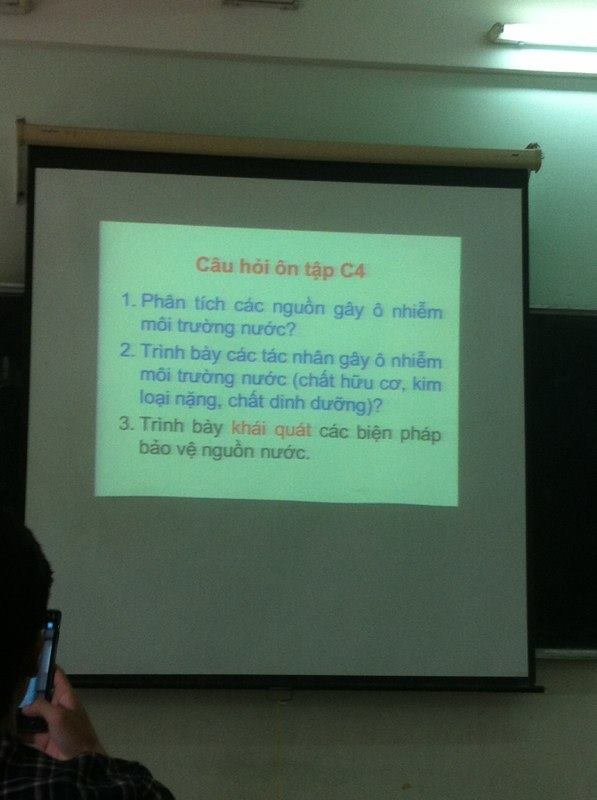
#> input picture images/18554788_955773117898284_84377792_n.jpg, 597 x 800 px
$ python -i draw.py   (imports and definitions only)   (older library calls are emulated)
#> lines starting #> are read from the running program, lines starting #| are printed output that depends on the picture; after the words box and inside, x2 and y2 are one past the last pixel; in counts of white or black regions, pixels touching at a corner belong together
#> further down, picture is the input picture: shape (800, 597, 3); mean B, G, R 83.5, 101, 76.7
import numpy as np
import cv2
import pytesseract
from PIL import Image
import imutils
import math
from matplotlib import pyplot as plt
from simple import simple
from text_recognition import signalToTheEndOfAWord
from scanFixed import scanFromPoint

# #################################### DRAW AND CUTTING WORDS #################################
# [122 lines left out: functions drawPolygons, drawBoxes, not called in this run]


# #################################### FIND THE CENTER OF THE FIGURE #################################
### Tìm điểm trung tâm từ ảnh đã chỉnh thẳng nhưng chưa được cắt
def findCenterOfBlob(img):
   # convert image to grayscale image
    gray_image = cv2.cvtColor(img, cv2.COLOR_BGR2GRAY)
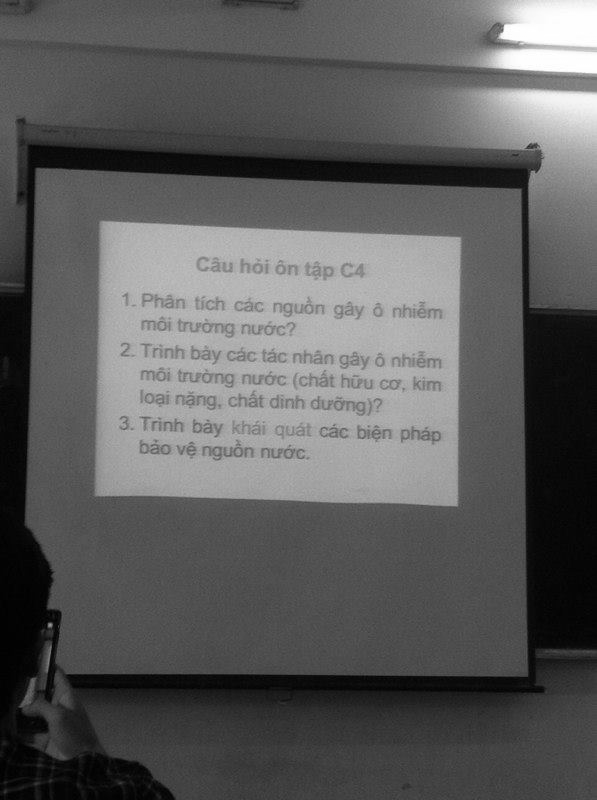
#> gray_image: shape (800, 597); min 0, max 255, mean 91.7

    # convert the grayscale image to binary image
    ret,thresh = cv2.threshold(gray_image,127,255,0)
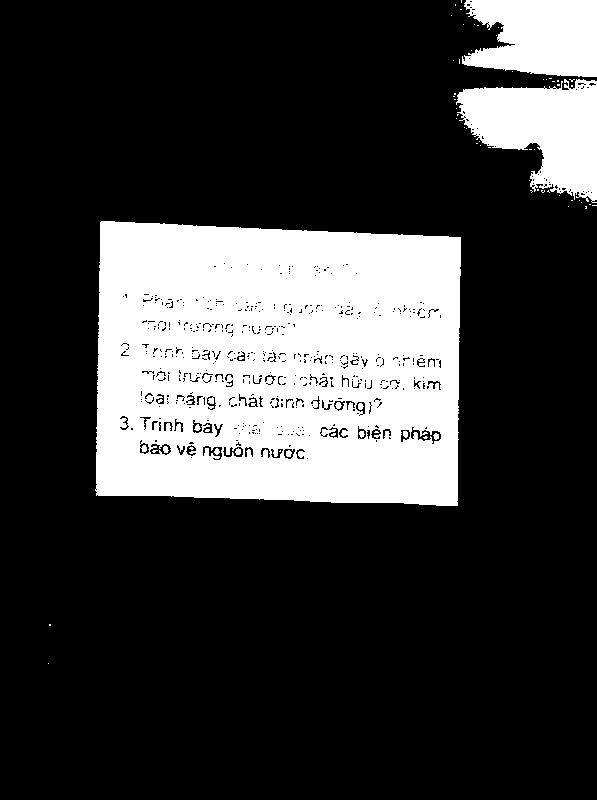
#> thresh: shape (800, 597); 23.7% white; 70 white regions (58 under 20 px), largest, box (x1, y1, x2, y2) and area: (95, 221, 461, 506) 93499, (456, 79, 597, 203) 10582, (462, 0, 597, 77) 8457

    # calculate moments of binary image
    M = cv2.moments(thresh)
#> M = moments, m00 28818825, centre m10/m00, m01/m00 = (322.2, 316.4)

    # calculate x,y coordinate of center
    cX = int(M["m10"] / M["m00"])
#> cX = 322
    cY = int(M["m01"] / M["m00"])
#> cY = 316

    # put text and highlight the center
    # cv2.circle(img, (cX, cY), 5, (0, 0, 255), -1)
    # cv2.putText(img, "centroid", (cX - 25, cY - 25),cv2.FONT_HERSHEY_SIMPLEX, 0.5, (255, 255, 255), 2)
    return cX, cY

# #################################### CROP IMAGE #################################
# [34 lines left out: function cropImage, not called in this run]

# [8 lines of commented-out code are left out]

>>> import cv2
>>> picture = cv2.imread('images/18554788_955773117898284_84377792_n.jpg')
>>> result = findCenterOfBlob(picture)
#> result = (322, 316)

$ run again, on images/74304608_824358427979130_3216751000840830976_n.jpg
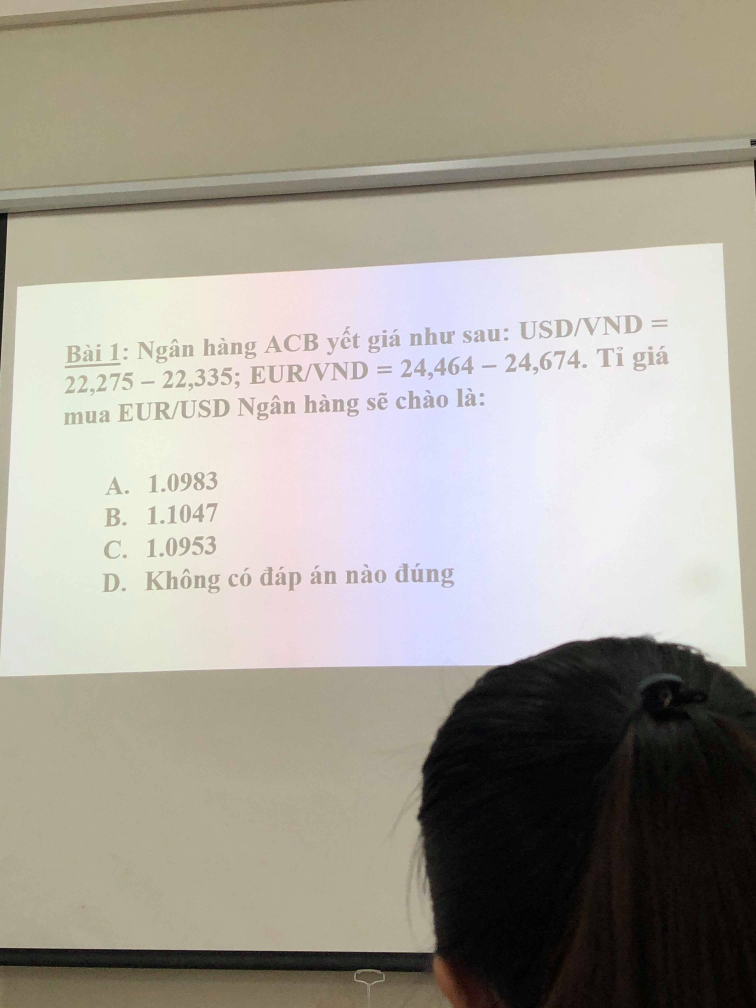
#> input picture images/74304608_824358427979130_3216751000840830976_n.jpg, 3024 x 4032 px (shown at 1/4 size)
#> picture is the input picture: shape (4032, 3024, 3); mean B, G, R 151.8, 161.9, 166.8
#> in findCenterOfBlob, `gray_image = cv2.cvtColor(img, cv2.COLOR_BGR2GRAY)`:
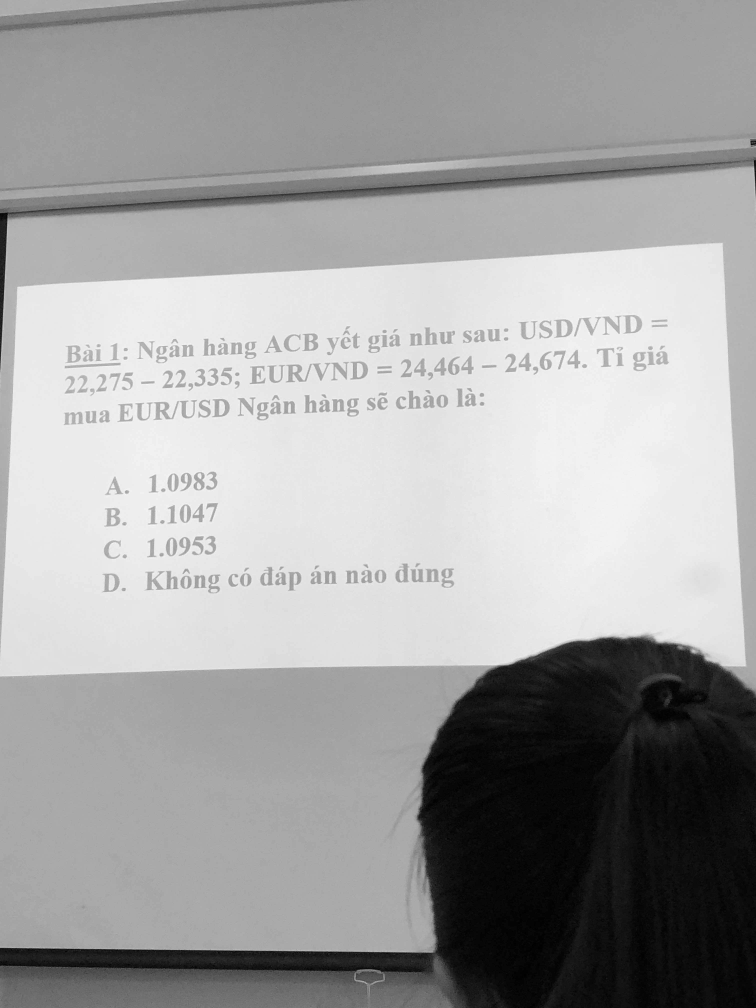
#> gray_image: shape (4032, 3024) (shown at 1/4 size); min 0, max 255, mean 162.2
#> in findCenterOfBlob, `ret,thresh = cv2.threshold(gray_image,127,255,0)`:
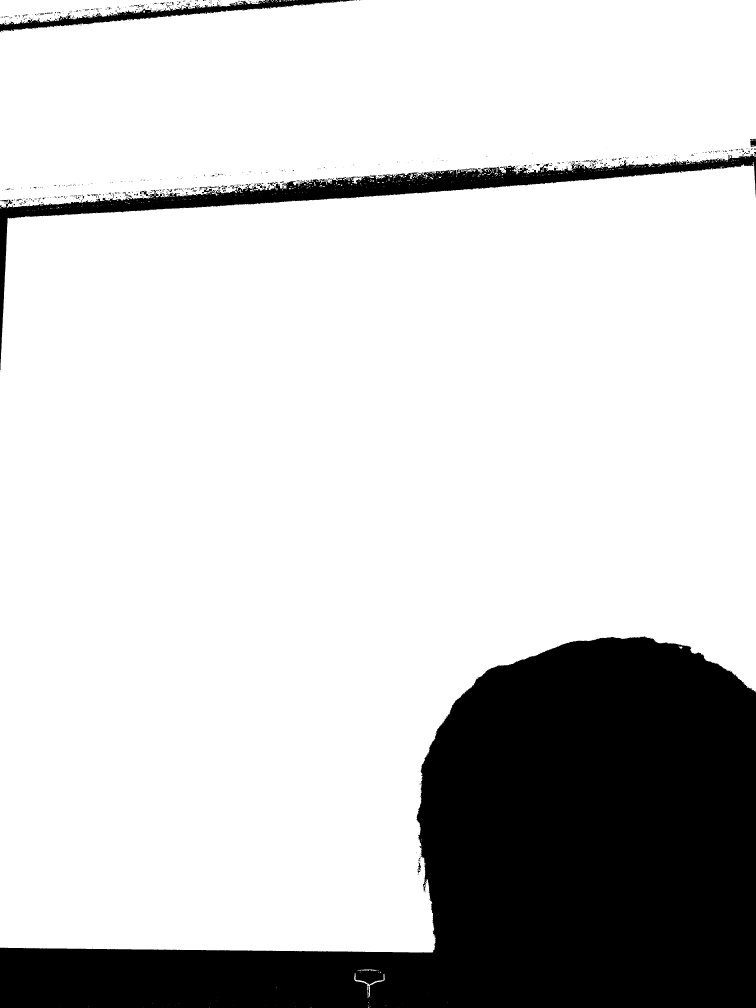
#> thresh: shape (4032, 3024) (shown at 1/4 size); 80% white; 741 black regions (602 under 20 px), largest, box (x1, y1, x2, y2) and area: (0, 2546, 3024, 4032) 2219161, (0, 616, 3024, 1481) 177653, (0, 0, 1413, 130) 33918
#> M = moments, m00 2.49e+09, centre m10/m00, m01/m00 = (1382, 1722.9)
#> cX = 1382
#> cY = 1722
#> result = (1382, 1722)
